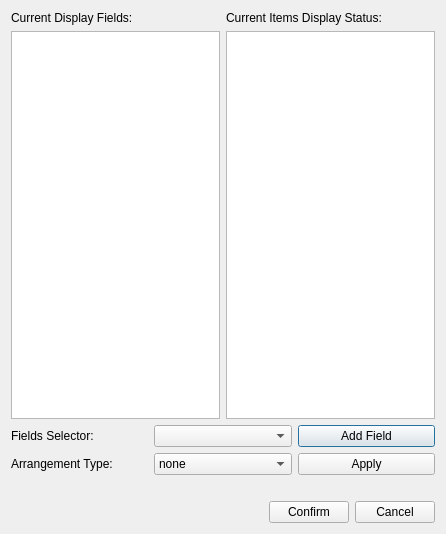
<?xml version="1.0" encoding="UTF-8"?>
<ui version="4.0">
 <class>Dialog</class>
 <widget class="QDialog" name="Dialog">
  <property name="geometry">
   <rect>
    <x>0</x>
    <y>0</y>
    <width>446</width>
    <height>534</height>
   </rect>
  </property>
  <property name="windowTitle">
   <string>Dialog</string>
  </property>
  <layout class="QVBoxLayout" name="verticalLayout">
   <item>
    <layout class="QHBoxLayout" name="horizontalLayout_5">
     <property name="bottomMargin">
      <number>0</number>
     </property>
     <item>
      <widget class="QLabel" name="label_2">
       <property name="text">
        <string>Current Display Fields:</string>
       </property>
      </widget>
     </item>
     <item>
      <widget class="QLabel" name="label_3">
       <property name="text">
        <string>Current Items Display Status:</string>
       </property>
      </widget>
     </item>
    </layout>
   </item>
   <item>
    <layout class="QHBoxLayout" name="horizontalLayout_2">
     <item>
      <widget class="QListWidget" name="listWidget"/>
     </item>
     <item>
      <widget class="QListWidget" name="listWidget_2">
       <property name="dragDropMode">
        <enum>QAbstractItemView::DragDrop</enum>
       </property>
       <property name="defaultDropAction">
        <enum>Qt::MoveAction</enum>
       </property>
      </widget>
     </item>
    </layout>
   </item>
   <item>
    <layout class="QHBoxLayout" name="horizontalLayout_3">
     <item>
      <widget class="QLabel" name="label_4">
       <property name="text">
        <string>Fields Selector:</string>
       </property>
      </widget>
     </item>
     <item>
      <widget class="QComboBox" name="comboBox"/>
     </item>
     <item>
      <widget class="QPushButton" name="pushButton_4">
       <property name="text">
        <string>Add Field</string>
       </property>
      </widget>
     </item>
    </layout>
   </item>
   <item>
    <layout class="QHBoxLayout" name="horizontalLayout_4">
     <property name="rightMargin">
      <number>0</number>
     </property>
     <property name="bottomMargin">
      <number>0</number>
     </property>
     <item>
      <widget class="QLabel" name="label">
       <property name="text">
        <string>Arrangement Type:</string>
       </property>
      </widget>
     </item>
     <item>
      <widget class="QComboBox" name="comboBox_2">
       <item>
        <property name="text">
         <string>none</string>
        </property>
       </item>
       <item>
        <property name="text">
         <string>name</string>
        </property>
       </item>
       <item>
        <property name="text">
         <string>priority</string>
        </property>
       </item>
       <item>
        <property name="text">
         <string>due</string>
        </property>
       </item>
       <item>
        <property name="text">
         <string>number</string>
        </property>
       </item>
      </widget>
     </item>
     <item>
      <widget class="QPushButton" name="pushButton_3">
       <property name="text">
        <string>Apply</string>
       </property>
      </widget>
     </item>
    </layout>
   </item>
   <item>
    <spacer name="horizontalSpacer_3">
     <property name="orientation">
      <enum>Qt::Horizontal</enum>
     </property>
     <property name="sizeHint" stdset="0">
      <size>
       <width>40</width>
       <height>20</height>
      </size>
     </property>
    </spacer>
   </item>
   <item>
    <layout class="QHBoxLayout" name="horizontalLayout">
     <item>
      <spacer name="horizontalSpacer">
       <property name="orientation">
        <enum>Qt::Horizontal</enum>
       </property>
       <property name="sizeHint" stdset="0">
        <size>
         <width>40</width>
         <height>20</height>
        </size>
       </property>
      </spacer>
     </item>
     <item>
      <widget class="QPushButton" name="pushButton">
       <property name="text">
        <string>Confirm</string>
       </property>
      </widget>
     </item>
     <item>
      <widget class="QPushButton" name="pushButton_2">
       <property name="text">
        <string>Cancel</string>
       </property>
      </widget>
     </item>
    </layout>
   </item>
  </layout>
 </widget>
 <resources/>
 <connections/>
</ui>
